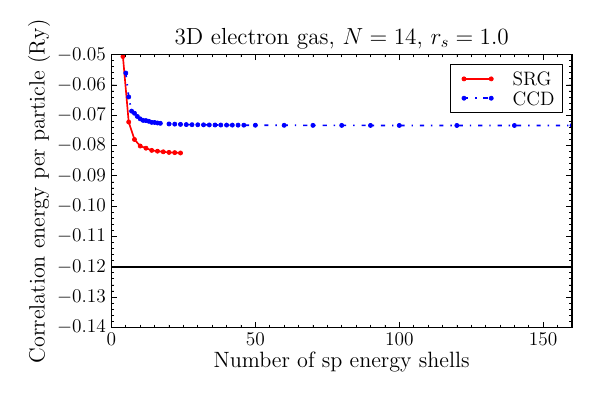

The script that saved this image:
from numpy import *
from matplotlib.pyplot import *
from matplotlib import rc
from matplotlib.ticker import MultipleLocator, FormatStrFormatter

#     Use Latex font as default
rc('font',**{'family':'serif','serif':['Helvetica']})
rc('text', usetex=True)
matplotlib.rcParams.update({'font.size': 14})
rc('legend',**{'fontsize':14})   

#     Initialize a figure
fig = figure(figsize=(6,4), dpi=60)

#     Read data file
fileName = "nShellsEne";
fileNameSRG = "N14_srg";
fileNameCCD = "ccd_N14_rs1.dat";
dataSRG = loadtxt(fileNameSRG)
dataCCD = loadtxt(fileNameCCD)
nShellsSRG = dataSRG[:,0]
nShellsCCD = dataCCD[:,0]
eneSRG = dataSRG[:,2]
eneCCD = dataCCD[:,2]/7 

dashes1 = [5,2,2,2];
dashes2 = [5,2,1,2,1,2];

spring_green = (0, 1.0, 0)

#     Plot
p1 = plot(nShellsSRG, eneSRG, color="red", linewidth=1.2, 
          linestyle="-", marker=".", label="SRG")
p2 = plot(nShellsCCD, eneCCD, color="blue", linewidth=1.2,
          linestyle="-.", marker=".", label="CCD")

# plot([0, N_ele.max()], [0.5525, 0.5525], 'k', lw=1.2, linestyle=":")
# plot([0, N_ele.max()], [0.242, 0.242], 'k', lw=1.2, linestyle="-.")
plot([0, nShellsCCD.max()], [-0.12, -0.12], 'k', lw=1.2, linestyle="-")


#     Legend
leg = legend(loc='upper right', labelspacing=0.1)
fr_leg = leg.get_frame()
fr_leg.set_lw(0.6)

#     Set minor and major ticks
majorLocatorX = MultipleLocator(50)
minorLocatorX = MultipleLocator(5)
majorLocatorY = MultipleLocator(0.01)
minorLocatorY = MultipleLocator(0.002)
axis = fig.gca()
axis.xaxis.set_major_locator(majorLocatorX)
axis.xaxis.set_minor_locator(minorLocatorX)
axis.yaxis.set_major_locator(majorLocatorY)
axis.yaxis.set_minor_locator(minorLocatorY)

#     Limits on axes
#xlim(nShellsCCD.min(), nShellsCCD.max())
xlim(0.0, nShellsCCD.max())
#ylim(ene_hf.min(), ene_hf.max())
ylim(-0.14, -0.05)

#     Set axis labels
xlabel('Number of sp energy shells', fontsize=16)
ylabel('Correlation energy per particle (Ry)', fontsize=16)
title("3D electron gas, $N = 14$, $r_{s} = 1.0$")

fig.tight_layout()
frame = axis.get_frame()
frame.set_linewidth(0.1)

#show()

fig.savefig(fileName+'.pdf', format='pdf')
fig.savefig(fileName+'.eps', format='eps')
